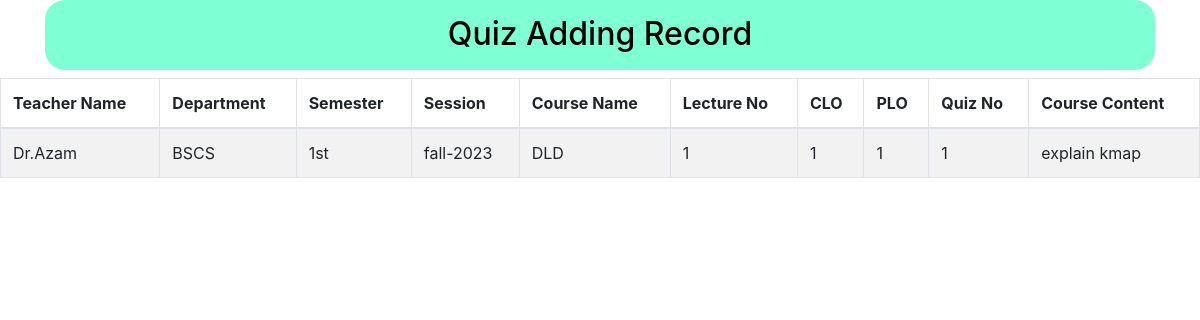
/quiz-view.php, run on the app's committed database.
### tables this page shows
CREATE TABLE `add_quiz` (
  `teacher_name` varchar(50) NOT NULL,
  `Department name` varchar(50) NOT NULL,
  `semester` varchar(50) NOT NULL,
  `session` varchar(50) NOT NULL,
  `course_name` varchar(50) NOT NULL,
  `lecture_no` varchar(50) NOT NULL,
  `add_clo` varchar(50) NOT NULL,
  `plo` varchar(80) NOT NULL,
  `course_content` varchar(50) NOT NULL,
  `quiz_no` varchar(50) NOT NULL
);

### quiz-view.php (the view, shortened to what this page needs)
<?php
$conn = mysqli_connect("localhost", "root", "", "invoicemgsys1") or die("Connection Failed");
$query = "SELECT * FROM add_quiz";
$result = mysqli_query($conn, $query) or die("Query failed");
?>
<!DOCTYPE html>
<html lang="en">
<head>
    <link rel="stylesheet" href="https://cdn.jsdelivr.net/npm/bootstrap@4.6.2/dist/css/bootstrap.min.css"
>
</head>
<body>
    <div class="container">
        <div class="row">
            <div class="col">
                <h2 class="container text-center"
                    style="height: 70px; border-radius: 20px; padding-top: 15px; padding-left: 15px; background-color: #7FFFD4; color: black;">
                    Quiz Adding Record
                </h2>
            </div>
        </div>
    </div>
    <div class="container_fluid">
        <table class="table table-striped table-bordered w-100">
            <thead>
                <tr>
                    <th scope="col">Teacher Name</th>
                    <th scope="col">Department</th>
                    <th scope="col">Semester</th>
                    <th scope="col">Session</th>
                    <th scope="col">Course Name</th>
                    <th scope="col">Lecture No</th>
                    <th scope="col">CLO</th>
                    <th scope="col">PLO</th>
                    <th scope="col">Quiz No</th>
                    <th scope="col">Course Content</th>
                </tr>
            </thead>
            <tbody>
                <?php
                while ($row = mysqli_fetch_assoc($result)) {
                    ?>
                    <tr>
                        <td>
                            <?php echo $row['teacher_name'] ?>
                        </td>
                        <td>
                            <?php echo $row['Department name'] ?>
                        </td>
                        <td>
                            <?php echo $row['semester'] ?>
                        </td>
                        <td>
                            <?php echo $row['session'] ?>
                        </td>
                        <td>
                            <?php echo $row['course_name'] ?>
                        </td>
                        <td>
                            <?php echo $row['lecture_no'] ?>
                        </td>
                        <td>
                            <?php echo $row['add_clo'] ?>
                        </td>
                        <td>
                            <?php echo $row['plo'] ?>
                        </td>
                        <td>
                            <?php echo $row['quiz_no'] ?>
                        </td>
                        <td>
                            <?php echo $row['course_content'] ?>
                        </td>
                    </tr>
                <?php } ?>
            </tbody>
        </table>
    </div>
</body>
</html>

### data on the page
add_quiz: teacher_name "Dr.Azam", Department name "BSCS", semester "1st", session "fall-2023", course_name "DLD", lecture_no "1", add_clo "1", plo "1", quiz_no "1", course_content "explain kmap"
